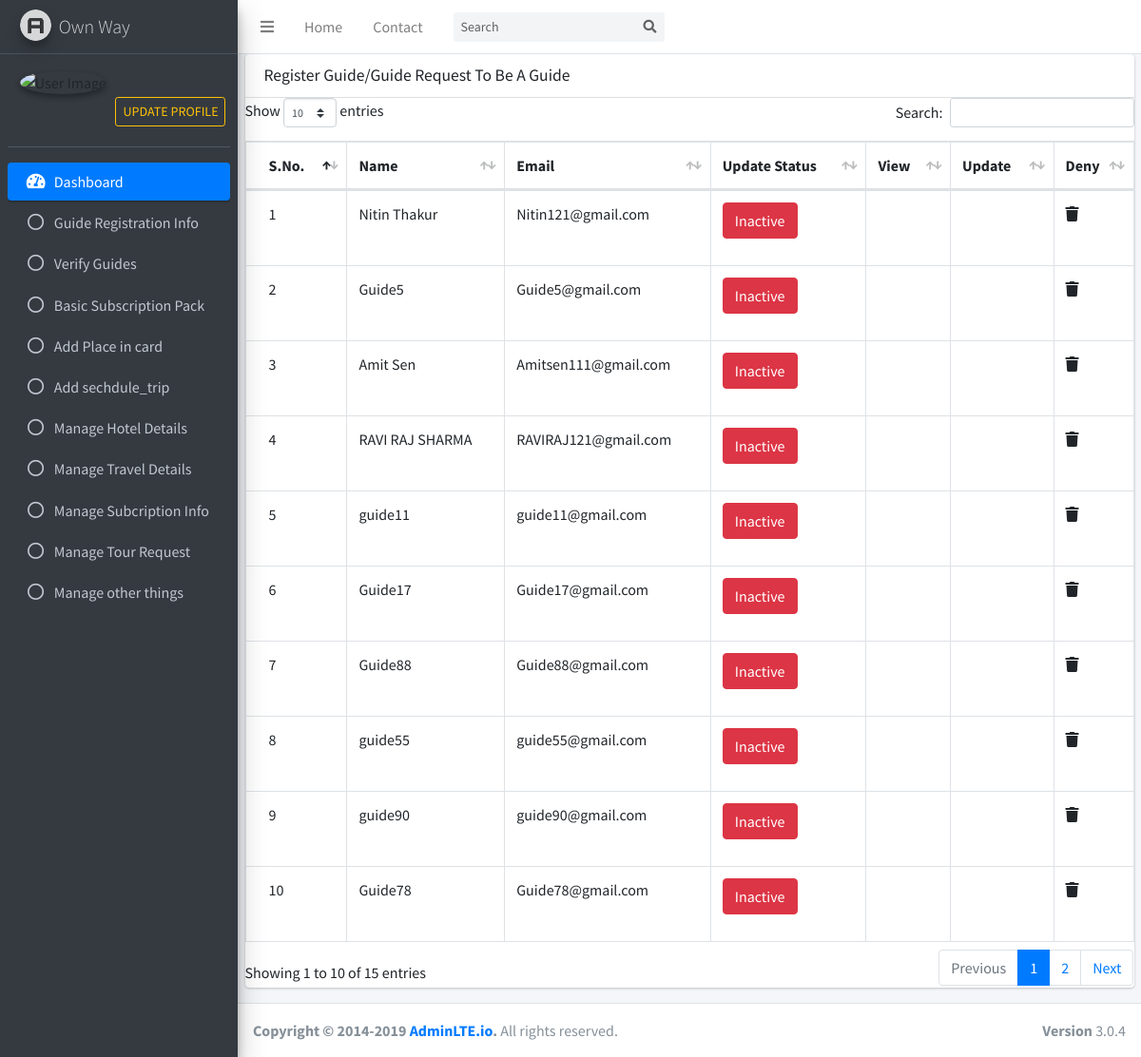
Screenshot of /Admin/Pages/AdminPages/Layout/verifyGuideInfo.php with the database file from the repository.
### tables this page shows
CREATE TABLE `user_table` (
  `id` int(11) NOT NULL,
  `full_name` varchar(256) NOT NULL,
  `email` varchar(256) NOT NULL,
  `phone_number` varchar(10) NOT NULL,
  `FilesUrl` varchar(250) DEFAULT NULL,
  `Guide_resume` varchar(256) NOT NULL,
  `country_id` int(11) DEFAULT NULL,
  `city_id` int(11) DEFAULT NULL,
  `state_id` int(50) DEFAULT NULL,
  `land_mark` varchar(256) NOT NULL,
  `address_user` varchar(256) NOT NULL,
  `Pwd` varchar(50) DEFAULT NULL,
  `status` tinyint(1) DEFAULT NULL,
  `interview_status` enum('0','1','2','3') DEFAULT NULL,
  `guide_id` varchar(11) DEFAULT 'GUI',
  `guide_pwd` varchar(20) DEFAULT '123456',
  `language_perferd` varchar(50) NOT NULL,
  `user_type` varchar(50) NOT NULL,
  `create_at` timestamp NOT NULL DEFAULT current_timestamp() ON UPDATE current_timestamp()
);

### Admin/Pages/AdminPages/Layout/verifyGuideInfo.php (the view, shortened to what this page needs)
<?php
require_once("../../Action/Conn.php");
$quary="select * from user_table where user_type='Guide' and status=0 or status=1";
$result= mysqli_query($conect,$quary);
?>
<!DOCTYPE html>
<html>
<head>
<?php require_once("./headerlinks.php"); ?>
</head>
<body class="hold-transition sidebar-mini layout-fixed">
<?php require_once("./navbar.php");?>
<?php require_once("./sidemenu.php");?>
<div class="content-wrapper">
<div class="container">
<div class="row">
          <div class="col-12">
            <div class="card">
              <div class="card-header">
                <h3 class="card-title">Register Guide/Guide Request To Be A Guide</h3>
              </div>
              <div class="card-body table-responsive p-0">
                <table class="table table-bordered table-hover" id="exampleG">
                  <thead>
                    <tr>
                    <th>S.No.</th>
                      <th>Name</th>
                      <th>Email</th>
                      <th>Update Status</th>
                      <th>View</th>
                      <th>Update</th>
                      <th>Deny</th>
                    </tr>
                  </thead>
                  <tbody>
                    <tr>
                    <?php
                     $count = 0;
                     while($row=mysqli_fetch_array($result)){
                      $count += 1;
                      ?>
                      <td><?php echo  $count;?></td>
                      <td><?php echo $row['full_name'];?></td>
                      <td><?php echo $row['email'];?></td>
                      <td><?php
                     if ($row['status']==1)
                     {
                      echo '<p><a href="../../Action/ManageGuideStatus.php?id='.$row['id'].'&status=0" class="btn btn-success">Active</p>';
                     }else{
                      echo '<p><a href="../../Action/ManageGuideStatus.php?id='.$row['id'].'&status=1" class="btn btn-danger">Inactive</p>';
                     }
                     ?></td>
                      <td><a data-id="<?php echo $row['id'];?>" class="viewmore"><i class="ion ion-eye"></a></i></td>
                      <td><a data-id="<?php echo $row['id']?>" class="edituser"><i class="ion ion-edit"></a></i></td>
                      <td><a data-id="<?php echo $row['id']?>" class="removeuser"><i class="fa fa-trash" aria-hidden="true"></a></i></td>
                    </tr>
                    <?php } ?>
                  </tbody>
                </table>
              </div>
            </div>
          </div>
        </div>
</div>
</div>
<?php require_once("./footer.php");?>
</body>
</html>

### rows the page displays
user_table: full_name "Nitin Thakur", email "Nitin121@gmail.com"
user_table: full_name "Guide5", email "Guide5@gmail.com"
user_table: full_name "Amit Sen", email "Amitsen111@gmail.com"
user_table: full_name "RAVI RAJ SHARMA", email "RAVIRAJ121@gmail.com"
user_table: full_name "guide11", email "guide11@gmail.com"
user_table: full_name "Guide17", email "Guide17@gmail.com"
user_table: full_name "Guide88", email "Guide88@gmail.com"
user_table: full_name "guide55", email "guide55@gmail.com"
user_table: full_name "guide90", email "guide90@gmail.com"
user_table: full_name "Guide78", email "Guide78@gmail.com"
